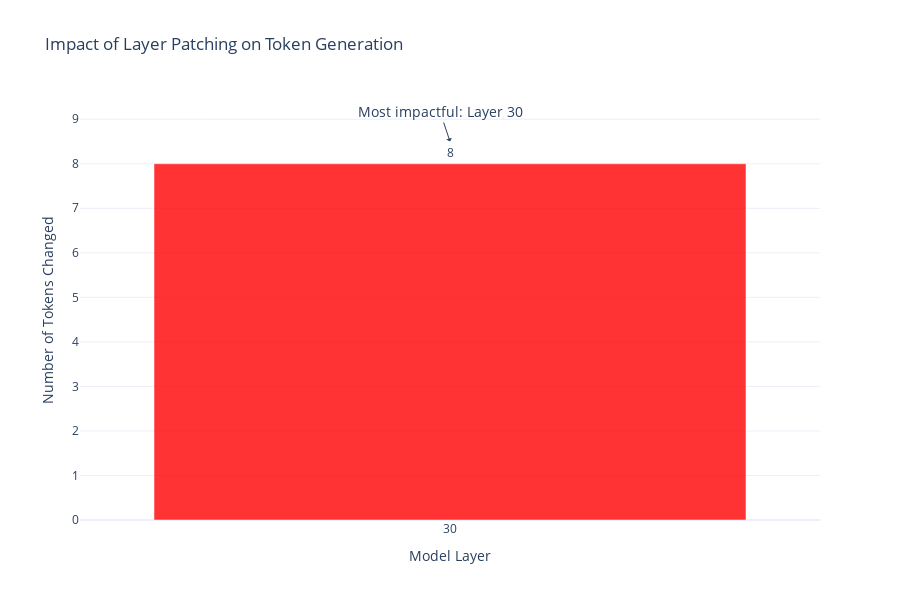
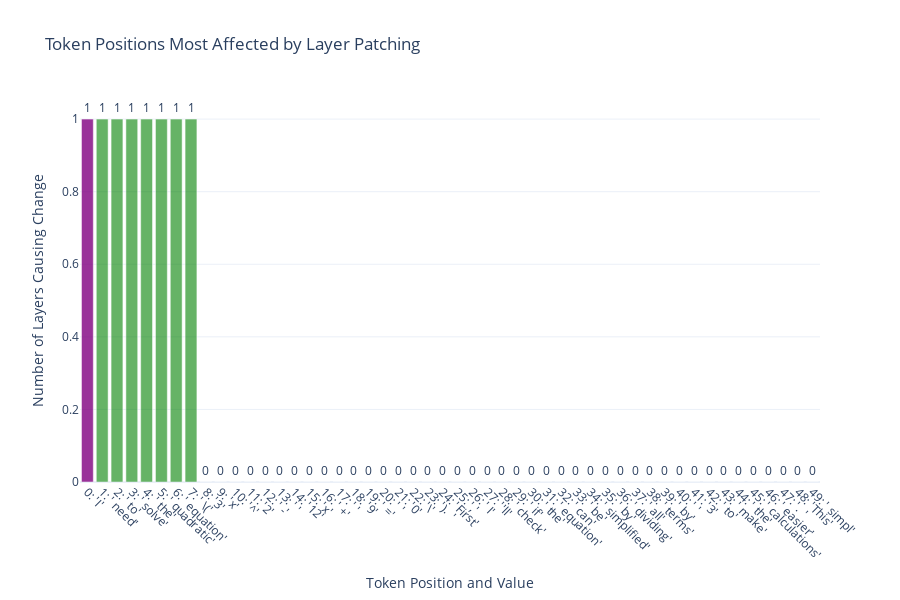
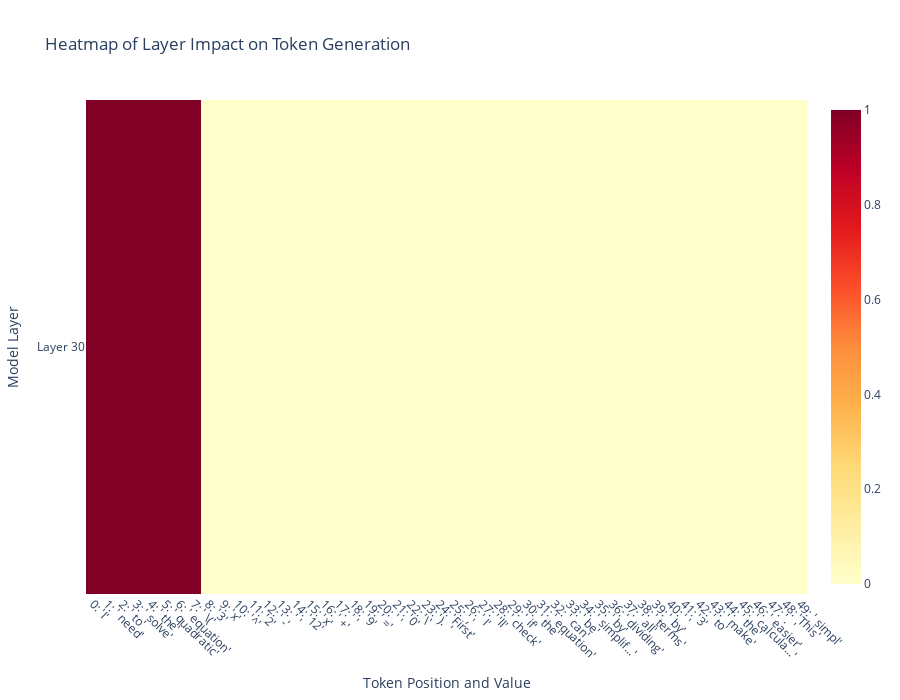

The notebook cell these images were saved under, in order:
### Code cell
results = example_patching_analysis(model, tokenizer)

### Figure 1 — Plotly figure (JSON) as saved in the notebook; plotly's stock layout.template omitted (floating-point values rounded to 4 significant figures)
{"data": [{"hovertemplate": "Layer %{x}<br>Changed %{y} tokens<extra></extra>", "marker": {"color": ["rgba(255, 0, 0, 0.8)"]}, "text": ["8"], "textposition": "outside", "type": "bar", "x": [30], "y": [8]}], "layout": {"annotations": [{"arrowhead": 1, "font": {"size": 14}, "showarrow": true, "text": "Most impactful: Layer 30", "x": 30, "y": 8.5}], "height": 600, "hoverlabel": {"bgcolor": "white", "font": {"size": 12}}, "title": {"text": "Impact of Layer Patching on Token Generation"}, "xaxis": {"tickmode": "array", "tickvals": [30], "title": {"text": "Model Layer"}}, "yaxis": {"title": {"text": "Number of Tokens Changed"}}}}

### Figure 2 — Plotly figure (JSON) as saved in the notebook; plotly's stock layout.template omitted (floating-point values rounded to 4 significant figures)
{"data": [{"hovertemplate": "%{hovertext}<br>Changed by %{y} layers<extra></extra>", "hovertext": ["Position: 0<br>Token: 'I'<br>Context:  equation: 3x^2 - 12x + 9 = 0<｜Assistant｜><think>\n...", "Position: 1<br>Token: ' need'<br>Context: equation: 3x^2 - 12x + 9 = 0<｜Assistant｜><think>\nI...", "Position: 2<br>Token: ' to'<br>Context: ion: 3x^2 - 12x + 9 = 0<｜Assistant｜><think>\nI need...", "Position: 3<br>Token: ' solve'<br>Context: : 3x^2 - 12x + 9 = 0<｜Assistant｜><think>\nI need to...", "Position: 4<br>Token: ' the'<br>Context:  - 12x + 9 = 0<｜Assistant｜><think>\nI need to solve...", "Position: 5<br>Token: ' quadratic'<br>Context: 2x + 9 = 0<｜Assistant｜><think>\nI need to solve the...", "Position: 6<br>Token: ' equation'<br>Context: <｜Assistant｜><think>\nI need to solve the quadratic...", "Position: 7<br>Token: ' \\('<br>Context: nt｜><think>\nI need to solve the quadratic equation...", "Position: 8<br>Token: '3'<br>Context: ><think>\nI need to solve the quadratic equation \\(...", "Position: 9<br>Token: 'x'<br>Context: <think>\nI need to solve the quadratic equation \\(3...", "Position: 10<br>Token: '^'<br>Context: think>\nI need to solve the quadratic equation \\(3x...", "Position: 11<br>Token: '2'<br>Context: hink>\nI need to solve the quadratic equation \\(3x^...", "Position: 12<br>Token: ' -'<br>Context: ink>\nI need to solve the quadratic equation \\(3x^2...", "Position: 13<br>Token: ' '<br>Context: k>\nI need to solve the quadratic equation \\(3x^2 -...", "Position: 14<br>Token: '12'<br>Context: >\nI need to solve the quadratic equation \\(3x^2 - ...", "Position: 15<br>Token: 'x'<br>Context: I need to solve the quadratic equation \\(3x^2 - 12...", "Position: 16<br>Token: ' +'<br>Context:  need to solve the quadratic equation \\(3x^2 - 12x...", "Position: 17<br>Token: ' '<br>Context: eed to solve the quadratic equation \\(3x^2 - 12x +...", "Position: 18<br>Token: '9'<br>Context: ed to solve the quadratic equation \\(3x^2 - 12x + ...", "Position: 19<br>Token: ' ='<br>Context: d to solve the quadratic equation \\(3x^2 - 12x + 9...", "Position: 20<br>Token: ' '<br>Context: to solve the quadratic equation \\(3x^2 - 12x + 9 =...", "Position: 21<br>Token: '0'<br>Context: o solve the quadratic equation \\(3x^2 - 12x + 9 = ...", "Position: 22<br>Token: '\\'<br>Context:  solve the quadratic equation \\(3x^2 - 12x + 9 = 0...", "Position: 23<br>Token: ').\n\n'<br>Context: solve the quadratic equation \\(3x^2 - 12x + 9 = 0\\...", "Position: 24<br>Token: 'First'<br>Context: e the quadratic equation \\(3x^2 - 12x + 9 = 0\\).\n\n...", "Position: 25<br>Token: ','<br>Context:  quadratic equation \\(3x^2 - 12x + 9 = 0\\).\n\nFirst...", "Position: 26<br>Token: ' I'<br>Context: quadratic equation \\(3x^2 - 12x + 9 = 0\\).\n\nFirst,...", "Position: 27<br>Token: ''ll'<br>Context: adratic equation \\(3x^2 - 12x + 9 = 0\\).\n\nFirst, I...", "Position: 28<br>Token: ' check'<br>Context: atic equation \\(3x^2 - 12x + 9 = 0\\).\n\nFirst, I'll...", "Position: 29<br>Token: ' if'<br>Context: quation \\(3x^2 - 12x + 9 = 0\\).\n\nFirst, I'll check...", "Position: 30<br>Token: ' the'<br>Context: tion \\(3x^2 - 12x + 9 = 0\\).\n\nFirst, I'll check if...", "Position: 31<br>Token: ' equation'<br>Context:  \\(3x^2 - 12x + 9 = 0\\).\n\nFirst, I'll check if the...", "Position: 32<br>Token: ' can'<br>Context:  12x + 9 = 0\\).\n\nFirst, I'll check if the equation...", "Position: 33<br>Token: ' be'<br>Context:  + 9 = 0\\).\n\nFirst, I'll check if the equation can...", "Position: 34<br>Token: ' simplified'<br>Context: 9 = 0\\).\n\nFirst, I'll check if the equation can be...", "Position: 35<br>Token: ' by'<br>Context: irst, I'll check if the equation can be simplified...", "Position: 36<br>Token: ' dividing'<br>Context: t, I'll check if the equation can be simplified by...", "Position: 37<br>Token: ' all'<br>Context: heck if the equation can be simplified by dividing...", "Position: 38<br>Token: ' terms'<br>Context:  if the equation can be simplified by dividing all...", "Position: 39<br>Token: ' by'<br>Context: e equation can be simplified by dividing all terms...", "Position: 40<br>Token: ' '<br>Context: quation can be simplified by dividing all terms by...", "Position: 41<br>Token: '3'<br>Context: uation can be simplified by dividing all terms by ...", "Position: 42<br>Token: ' to'<br>Context: ation can be simplified by dividing all terms by 3...", "Position: 43<br>Token: ' make'<br>Context: on can be simplified by dividing all terms by 3 to...", "Position: 44<br>Token: ' the'<br>Context: n be simplified by dividing all terms by 3 to make...", "Position: 45<br>Token: ' calculations'<br>Context:  simplified by dividing all terms by 3 to make the...", "Position: 46<br>Token: ' easier'<br>Context: y dividing all terms by 3 to make the calculations...", "Position: 47<br>Token: '.\n\n'<br>Context: ing all terms by 3 to make the calculations easier...", "Position: 48<br>Token: 'This'<br>Context:  all terms by 3 to make the calculations easier.\n\n...", "Position: 49<br>Token: ' simpl'<br>Context:  terms by 3 to make the calculations easier.\n\nThis..."], "marker": {"color": ["rgba(128, 0, 128, 0.8)", "rgba(0, 128, 0, 0.6)", "rgba(0, 128, 0, 0.6)", "rgba(0, 128, 0, 0.6)", "rgba(0, 128, 0, 0.6)", "rgba(0, 128, 0, 0.6)", "rgba(0, 128, 0, 0.6)", "rgba(0, 128, 0, 0.6)", "rgba(0, 128, 0, 0.6)", "rgba(0, 128, 0, 0.6)", "rgba(0, 128, 0, 0.6)", "rgba(0, 128, 0, 0.6)", "rgba(0, 128, 0, 0.6)", "rgba(0, 128, 0, 0.6)", "rgba(0, 128, 0, 0.6)", "rgba(0, 128, 0, 0.6)", "rgba(0, 128, 0, 0.6)", "rgba(0, 128, 0, 0.6)", "rgba(0, 128, 0, 0.6)", "rgba(0, 128, 0, 0.6)", "rgba(0, 128, 0, 0.6)", "rgba(0, 128, 0, 0.6)", "rgba(0, 128, 0, 0.6)", "rgba(0, 128, 0, 0.6)", "rgba(0, 128, 0, 0.6)", "rgba(0, 128, 0, 0.6)", "rgba(0, 128, 0, 0.6)", "rgba(0, 128, 0, 0.6)", "rgba(0, 128, 0, 0.6)", "rgba(0, 128, 0, 0.6)", "rgba(0, 128, 0, 0.6)", "rgba(0, 128, 0, 0.6)", "rgba(0, 128, 0, 0.6)", "rgba(0, 128, 0, 0.6)", "rgba(0, 128, 0, 0.6)", "rgba(0, 128, 0, 0.6)", "rgba(0, 128, 0, 0.6)", "rgba(0, 128, 0, 0.6)", "rgba(0, 128, 0, 0.6)", "rgba(0, 128, 0, 0.6)", "rgba(0, 128, 0, 0.6)", "rgba(0, 128, 0, 0.6)", "rgba(0, 128, 0, 0.6)", "rgba(0, 128, 0, 0.6)", "rgba(0, 128, 0, 0.6)", "rgba(0, 128, 0, 0.6)", "rgba(0, 128, 0, 0.6)", "rgba(0, 128, 0, 0.6)", "rgba(0, 128, 0, 0.6)", "rgba(0, 128, 0, 0.6)"]}, "text": ["1", "1", "1", "1", "1", "1", "1", "1", "0", "0", "0", "0", "0", "0", "0", "0", "0", "0", "0", "0", "0", "0", "0", "0", "0", "0", "0", "0", "0", "0", "0", "0", "0", "0", "0", "0", "0", "0", "0", "0", "0", "0", "0", "0", "0", "0", "0", "0", "0", "0"], "textposition": "outside", "type": "bar", "x": ["0: 'I'", "1: ' need'", "2: ' to'", "3: ' solve'", "4: ' the'", "5: ' quadratic'", "6: ' equation'", "7: ' \\('", "8: '3'", "9: 'x'", "10: '^'", "11: '2'", "12: ' -'", "13: ' '", "14: '12'", "15: 'x'", "16: ' +'", "17: ' '", "18: '9'", "19: ' ='", "20: ' '", "21: '0'", "22: '\\'", "23: ').\n\n'", "24: 'First'", "25: ','", "26: ' I'", "27: ''ll'", "28: ' check'", "29: ' if'", "30: ' the'", "31: ' equation'", "32: ' can'", "33: ' be'", "34: ' simplified'", "35: ' by'", "36: ' dividing'", "37: ' all'", "38: ' terms'", "39: ' by'", "40: ' '", "41: '3'", "42: ' to'", "43: ' make'", "44: ' the'", "45: ' calculations'", "46: ' easier'", "47: '.\n\n'", "48: 'This'", "49: ' simpl'"], "y": [1, 1, 1, 1, 1, 1, 1, 1, 0, 0, 0, 0, 0, 0, 0, 0, 0, 0, 0, 0, 0, 0, 0, 0, 0, 0, 0, 0, 0, 0, 0, 0, 0, 0, 0, 0, 0, 0, 0, 0, 0, 0, 0, 0, 0, 0, 0, 0, 0, 0]}], "layout": {"height": 600, "hoverlabel": {"bgcolor": "white", "font": {"size": 12}}, "title": {"text": "Token Positions Most Affected by Layer Patching"}, "xaxis": {"tickangle": 45, "title": {"text": "Token Position and Value"}}, "yaxis": {"title": {"text": "Number of Layers Causing Change"}}}}

### Figure 3 — Plotly figure (JSON) as saved in the notebook; plotly's stock layout.template omitted (floating-point values rounded to 4 significant figures)
{"data": [{"colorscale": [[0, "rgb(255,255,204)"], [0.125, "rgb(255,237,160)"], [0.25, "rgb(254,217,118)"], [0.375, "rgb(254,178,76)"], [0.5, "rgb(253,141,60)"], [0.625, "rgb(252,78,42)"], [0.75, "rgb(227,26,28)"], [0.875, "rgb(189,0,38)"], [1, "rgb(128,0,38)"]], "customdata": [["Position: 0<br>Token: 'I'<br>Context: ... equation: 3x^2 - 12x + 9 = 0<｜Assistant｜><think>\n", "Position: 1<br>Token: ' need'<br>Context: ...equation: 3x^2 - 12x + 9 = 0<｜Assistant｜><think>\nI", "Position: 2<br>Token: ' to'<br>Context: ...ion: 3x^2 - 12x + 9 = 0<｜Assistant｜><think>\nI need", "Position: 3<br>Token: ' solve'<br>Context: ...: 3x^2 - 12x + 9 = 0<｜Assistant｜><think>\nI need to", "Position: 4<br>Token: ' the'<br>Context: ... - 12x + 9 = 0<｜Assistant｜><think>\nI need to solve", "Position: 5<br>Token: ' quadratic'<br>Context: ...2x + 9 = 0<｜Assistant｜><think>\nI need to solve the", "Position: 6<br>Token: ' equation'<br>Context: ...<｜Assistant｜><think>\nI need to solve the quadratic", "Position: 7<br>Token: ' \\('<br>Context: ...nt｜><think>\nI need to solve the quadratic equation", "Position: 8<br>Token: '3'<br>Context: ...><think>\nI need to solve the quadratic equation \\(", "Position: 9<br>Token: 'x'<br>Context: ...<think>\nI need to solve the quadratic equation \\(3", "Position: 10<br>Token: '^'<br>Context: ...think>\nI need to solve the quadratic equation \\(3x", "Position: 11<br>Token: '2'<br>Context: ...hink>\nI need to solve the quadratic equation \\(3x^", "Position: 12<br>Token: ' -'<br>Context: ...ink>\nI need to solve the quadratic equation \\(3x^2", "Position: 13<br>Token: ' '<br>Context: ...k>\nI need to solve the quadratic equation \\(3x^2 -", "Position: 14<br>Token: '12'<br>Context: ...>\nI need to solve the quadratic equation \\(3x^2 - ", "Position: 15<br>Token: 'x'<br>Context: ...I need to solve the quadratic equation \\(3x^2 - 12", "Position: 16<br>Token: ' +'<br>Context: ... need to solve the quadratic equation \\(3x^2 - 12x", "Position: 17<br>Token: ' '<br>Context: ...eed to solve the quadratic equation \\(3x^2 - 12x +", "Position: 18<br>Token: '9'<br>Context: ...ed to solve the quadratic equation \\(3x^2 - 12x + ", "Position: 19<br>Token: ' ='<br>Context: ...d to solve the quadratic equation \\(3x^2 - 12x + 9", "Position: 20<br>Token: ' '<br>Context: ...to solve the quadratic equation \\(3x^2 - 12x + 9 =", "Position: 21<br>Token: '0'<br>Context: ...o solve the quadratic equation \\(3x^2 - 12x + 9 = ", "Position: 22<br>Token: '\\'<br>Context: ... solve the quadratic equation \\(3x^2 - 12x + 9 = 0", "Position: 23<br>Token: ').\n\n'<br>Context: ...solve the quadratic equation \\(3x^2 - 12x + 9 = 0\\", "Position: 24<br>Token: 'First'<br>Context: ...e the quadratic equation \\(3x^2 - 12x + 9 = 0\\).\n\n", "Position: 25<br>Token: ','<br>Context: ... quadratic equation \\(3x^2 - 12x + 9 = 0\\).\n\nFirst", "Position: 26<br>Token: ' I'<br>Context: ...quadratic equation \\(3x^2 - 12x + 9 = 0\\).\n\nFirst,", "Position: 27<br>Token: ''ll'<br>Context: ...adratic equation \\(3x^2 - 12x + 9 = 0\\).\n\nFirst, I", "Position: 28<br>Token: ' check'<br>Context: ...atic equation \\(3x^2 - 12x + 9 = 0\\).\n\nFirst, I'll", "Position: 29<br>Token: ' if'<br>Context: ...quation \\(3x^2 - 12x + 9 = 0\\).\n\nFirst, I'll check", "Position: 30<br>Token: ' the'<br>Context: ...tion \\(3x^2 - 12x + 9 = 0\\).\n\nFirst, I'll check if", "Position: 31<br>Token: ' equation'<br>Context: ... \\(3x^2 - 12x + 9 = 0\\).\n\nFirst, I'll check if the", "Position: 32<br>Token: ' can'<br>Context: ... 12x + 9 = 0\\).\n\nFirst, I'll check if the equation", "Position: 33<br>Token: ' be'<br>Context: ... + 9 = 0\\).\n\nFirst, I'll check if the equation can", "Position: 34<br>Token: ' simplif...'<br>Context: ...9 = 0\\).\n\nFirst, I'll check if the equation can be", "Position: 35<br>Token: ' by'<br>Context: ...irst, I'll check if the equation can be simplified", "Position: 36<br>Token: ' dividing'<br>Context: ...t, I'll check if the equation can be simplified by", "Position: 37<br>Token: ' all'<br>Context: ...heck if the equation can be simplified by dividing", "Position: 38<br>Token: ' terms'<br>Context: ... if the equation can be simplified by dividing all", "Position: 39<br>Token: ' by'<br>Context: ...e equation can be simplified by dividing all terms", "Position: 40<br>Token: ' '<br>Context: ...quation can be simplified by dividing all terms by", "Position: 41<br>Token: '3'<br>Context: ...uation can be simplified by dividing all terms by ", "Position: 42<br>Token: ' to'<br>Context: ...ation can be simplified by dividing all terms by 3", "Position: 43<br>Token: ' make'<br>Context: ...on can be simplified by dividing all terms by 3 to", "Position: 44<br>Token: ' the'<br>Context: ...n be simplified by dividing all terms by 3 to make", "Position: 45<br>Token: ' calcula...'<br>Context: ... simplified by dividing all terms by 3 to make the", "Position: 46<br>Token: ' easier'<br>Context: ...y dividing all terms by 3 to make the calculations", "Position: 47<br>Token: '.\n\n'<br>Context: ...ing all terms by 3 to make the calculations easier", "Position: 48<br>Token: 'This'<br>Context: ... all terms by 3 to make the calculations easier.\n\n", "Position: 49<br>Token: ' simpl'<br>Context: ... terms by 3 to make the calculations easier.\n\nThis"]], "hoverongaps": false, "hovertemplate": "%{y}<br>%{customdata}<extra></extra>", "showscale": true, "type": "heatmap", "x": ["0: 'I'", "1: ' need'", "2: ' to'", "3: ' solve'", "4: ' the'", "5: ' quadratic'", "6: ' equation'", "7: ' \\('", "8: '3'", "9: 'x'", "10: '^'", "11: '2'", "12: ' -'", "13: ' '", "14: '12'", "15: 'x'", "16: ' +'", "17: ' '", "18: '9'", "19: ' ='", "20: ' '", "21: '0'", "22: '\\'", "23: ').\n\n'", "24: 'First'", "25: ','", "26: ' I'", "27: ''ll'", "28: ' check'", "29: ' if'", "30: ' the'", "31: ' equation'", "32: ' can'", "33: ' be'", "34: ' simplif...'", "35: ' by'", "36: ' dividing'", "37: ' all'", "38: ' terms'", "39: ' by'", "40: ' '", "41: '3'", "42: ' to'", "43: ' make'", "44: ' the'", "45: ' calcula...'", "46: ' easier'", "47: '.\n\n'", "48: 'This'", "49: ' simpl'"], "y": ["Layer 30"], "z": [[1, 1, 1, 1, 1, 1, 1, 1, 0, 0, 0, 0, 0, 0, 0, 0, 0, 0, 0, 0, 0, 0, 0, 0, 0, 0, 0, 0, 0, 0, 0, 0, 0, 0, 0, 0, 0, 0, 0, 0, 0, 0, 0, 0, 0, 0, 0, 0, 0, 0]]}], "layout": {"height": 700, "hoverlabel": {"bgcolor": "white", "font": {"size": 12}}, "title": {"text": "Heatmap of Layer Impact on Token Generation"}, "width": 900, "xaxis": {"showgrid": false, "tickangle": 45, "title": {"text": "Token Position and Value"}}, "yaxis": {"showgrid": false, "title": {"text": "Model Layer"}}}}
